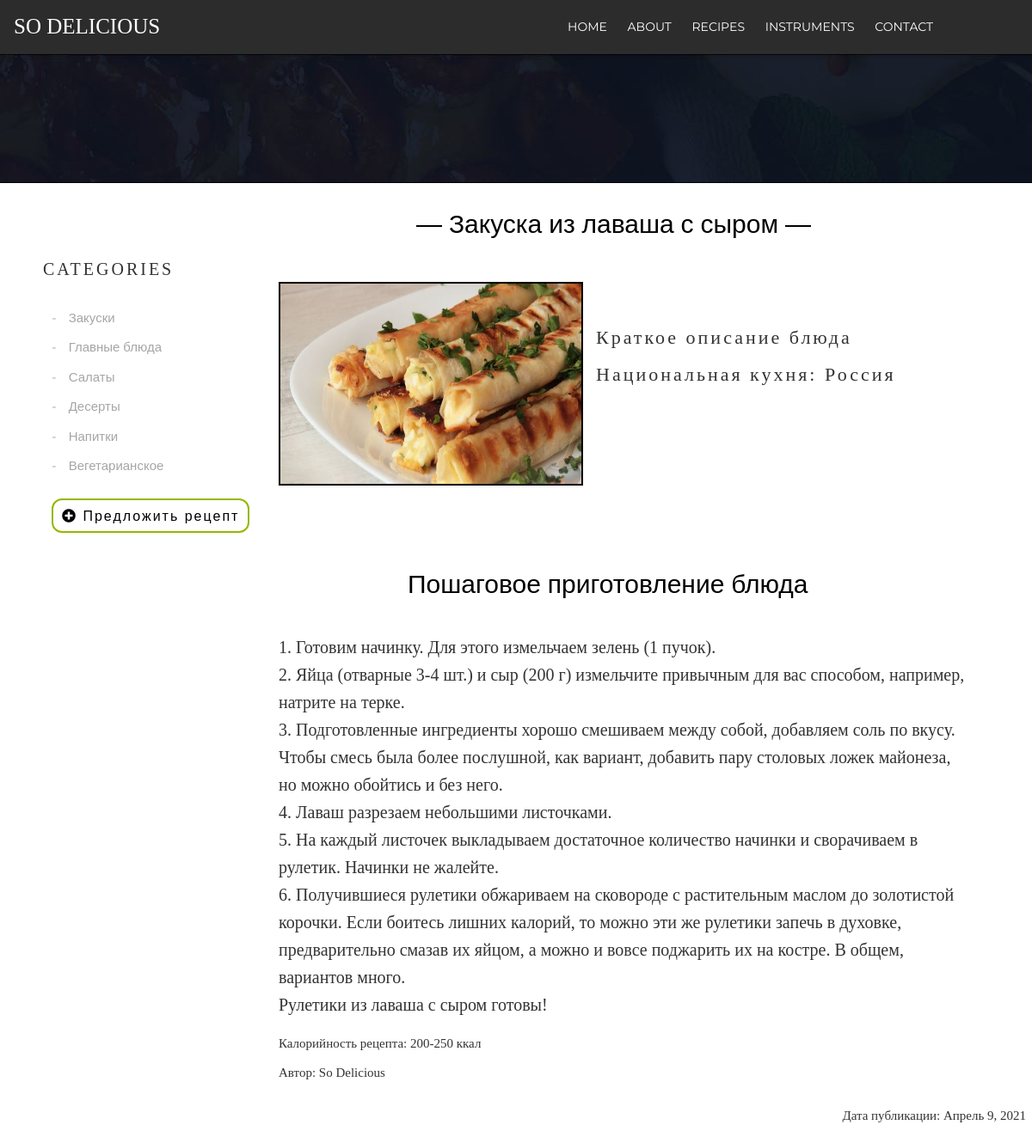
The page /recepti/16 on the database its author committed.
### recepti/models.py (models this page shows, shortened)
class Articles(models.Model):
    name = models.CharField('Название блюда', max_length=150)
    category = models.CharField('Категория', max_length=100)
    history = models.CharField('Страна происхождения:', max_length=150, default="Италия")
    full_text = models.TextField('Рецепт')
    anons = models.CharField('Краткое описание блюда', max_length=250, default="Краткое описание блюда")
    kkal = models.CharField('Калорийность:', max_length=50, default="150 ккал")
    avtor = models.CharField('Автор рецепта', max_length=250, default="So Delicious")
    date = models.DateField('Дата публикации')
    image = models.ImageField('Изображения', upload_to='images/recepies')
    class Meta:
        verbose_name = 'Рецепт'
        verbose_name_plural = 'Рецепты'

### recepti/views.py (the view)
# urls.py: path('<int:pk>', views.RecipesDetailView.as_view(), name='recept-detail')
class RecipesDetailView(DetailView):
    model = Articles
    template_name = 'recepti/detail_recept.html'
    context_object_name = 'article'

### recepti/templates/recepti/detail_recept.html (shortened to what this page needs)
{% load static %}
<!doctype html>
<html lang="en">
<head>
    <link rel="stylesheet" href="{% static 'main/css/catalog_style.css' %}">
    <link rel="stylesheet" href="https://use.fontawesome.com/releases/v5.8.2/css/all.css">
    <link rel="stylesheet" href="https://maxcdn.bootstrapcdn.com/font-awesome/4.7.0/css/font-awesome.min.css">
</head>
<body>
    <header class="header">
        <div class="container">
            <div class="header__inner">
                <div class="header__logo">SO DELICIOUS</div>
                <nav class="nav" style="left: 650px;">
                    <a class="nav__link" href="{% url 'home' %}">Home</a>
                    <a class="nav__link" href="{% url 'about' %}">About</a>
                    <a class="nav__link" href="{% url 'catalog' %}">Recipes</a>
                    <a class="nav__link" href="{% url 'instruments' %}">Instruments</a>
                    <a class="nav__link" href="{% url 'contact' %}">Contact</a>
                </nav>
            </div>
        </div>
    </header>
    <header2 class="menu_catalog">
        <div class="fotocat"></div>
        <div class="all_container">
            <div class="container_catalog">
                <div class="zagolovok_cat">CATEGORIES</div>
                <ul class="list_categories">
                    <li class="cat_item_1">
                        <a href="{% url 'zakuski' %}" class="list-group-item">Закуски</a>
                    </li>
                    <li class="cat_item_2">
                        <a href="{% url 'main-dish' %}" class="list-group-item">Главные блюда</a>
                    </li>
                    <li class="cat_item_3">
                        <a href="{% url 'salads' %}" class="list-group-item">Салаты</a>
                    </li>
                    <li class="cat_item_4">
                        <a href="{% url 'desserts' %}" class="list-group-item">Десерты</a>
                    </li>
                    <li class="cat_item_5">
                        <a href="{% url 'drinks' %}" class="list-group-item">Напитки</a>
                    </li>
                    <li class="cat_item_6">
                        <a href="{% url 'vegetarians' %}" class="list-group-item">Вегетарианское</a>
                    </li>
                    <div class="cat_predl">
                        <a href="{% url 'create-recipes' %}"><button class="btn_predl"><i class="fas fa-plus-circle"></i> Предложить рецепт</button></a>
                    </div>
                </ul>
            </div>
                <div class="recepti">
                     <div class="container_catalog_2">
                        <div class="zagolovok_dish"> ― {{ article.name }} ― </div>
                    </div>
                    <div class="container_catalog_2">
                        <div class="vibor_dish">
                            <img src="{{ article.image.url }}" width="350px" height="233px" />
                            <div class="opisanie_dish_recept">
                                <div class="anons_recept">{{ article.anons }}</div>
                                <div class="history_recept">Национальная кухня: {{ article.history }}</div>
                            </div>
                        </div>
                        <div class="osnovi_recepta">
                            <div class="zagolovok_rec">Пошаговое приготовление блюда</div>
                            <div class="full_recept"><pre class="redaktor">{{ article.full_text }}</pre></div>
                            <div class="dop_recepta">
                                <div class="kkal_recept"><p>Калорийность рецепта: {{ article.kkal }}</p></div>
                                <div class="avtor_recept"><p>Автор: {{ article.avtor }}</p></div>
                                <div class="date_recept"><p>Дата публикации: {{ article.date }}</p></div>
                            </div>
                        </div>
                    </div>
                </div>
        </div>
    </header2>
</body>
</html>

### main/static/main/css/catalog_style.css (style rules this page uses)
body { margin: 0; font-family: 'Montserrat', sans-serif; font-size: 15px; line-height: 2.5; color: #333; }
.header__logo { font-size: 25px; font-family: 'Libre Baskerville', serif; color: white; display: inline-block; border: 1px; padding: 0 1rem; }
.container { top: 0; right: 0; left: 0; z-index: 1000; width: 100%; background: #2c2c2c; }
.nav { position: absolute; font-size: 14px; text-transform: uppercase; }
.nav__link, .nav__link1 { display: inline-block; vertical-align: top; margin: 0 10px; position: relative; color: #fff; text-decoration: none; transition: color 0.2s linear; }
.header__inner { display: flex; align-items: center; }
.list_categories { line-height: 2.3; font-size: 15px; margin-left: 20px; }
li { list-style-type: none; }
li:before { content: "- "; color: #a6a6a6; }
.fotocat { width: 100%; height: 150px; background: url("../img/cat.jpg"); }
.zagolovok_cat { font-size: 20px; font-family: 'Libre Baskerville', serif; letter-spacing: 3px; margin-top: 75px; margin-left: 50px; }
.list-group-item { display: inline-block; vertical-align: top; margin: 0 10px; position: relative; color: #a6a6a6; text-decoration: none; transition: color 0.2s linear; }
.container_catalog { width: 27%; height: 100vh; }
.container_catalog_2 { width: 100%; }
.all_container { display: flex; }
.vibor_dish, .vibor_instr { margin-top: 30px; display: flex; }
.zagolovok_dish, .zagolovok_rec, .zagolovok_instr, .zagolovok_instr_detail { font-size: 30px; color: black; margin-top: 10px; margin-left: 160px; }
.zagolovok_rec { margin-left: 150px; }
img { border: 2px solid black; }
.btn_predl, .btn-form-predl { letter-spacing: 2px; outline: none; border: 2px solid #94b800; background: transparent; font-size: 16px; color: black; padding: 10px; text-decoration: none; display: inline-block; font-size: 16px; text-align: center; line-height: 15px; margin-top: 20px; border-radius: 12px; }
.btn_predl { margin-right: 15px; }
.opisanie_dish_recept { letter-spacing: 3px; font-family: 'Cinzel', serif; font-size: 22px; width: 500px; height: 254px; margin-top: 50px; margin-left: 15px; }
.full_recept { width: 500px; line-height: 1.6; font-size: 20px; font-family: 'Vollkorn', serif; }
.dop_recepta { line-height: 1.3; font-family: 'Vollkorn', serif; }
.date_recept { float: right; }
.redaktor { width: 800px; font-family: 'Vollkorn', serif; line-height: 1.6; }
pre { text-align: left; white-space: pre-line; }
.anons_recept { line-height: 1.4; }

### rows shown on the page
Articles: name "Закуска из лаваша с сыром", image (picture), anons "Краткое описание блюда", history "Россия", full_text "1. Готовим начинку. Для этого измельчаем зелень (1 пучок). 2. Яйца (отварные 3-4 шт.) и сыр (200 г) измельчите привычным для вас способом, например, натрите на терке. 3. Подготовленные ингредиенты хорошо смешиваем между собой, добавляем соль по вкусу. Чтобы смесь была более послушной, как вариант, добавить пару столовых ложек майонеза, но можно обойтись и без него. 4. Лаваш разрезаем небольшими листочками. 5. На каждый листочек выкладываем достаточное количество начинки и сворачиваем в рулетик. Начинки не жалейте. 6. Получившиеся рулетики обжариваем на сковороде с растительным маслом до золотистой корочки. Если боитесь лишних калорий, то можно эти же рулетики запечь в духовке,…", kkal "200-250 ккал", avtor "So Delicious", date "Апрель 9, 2021"
